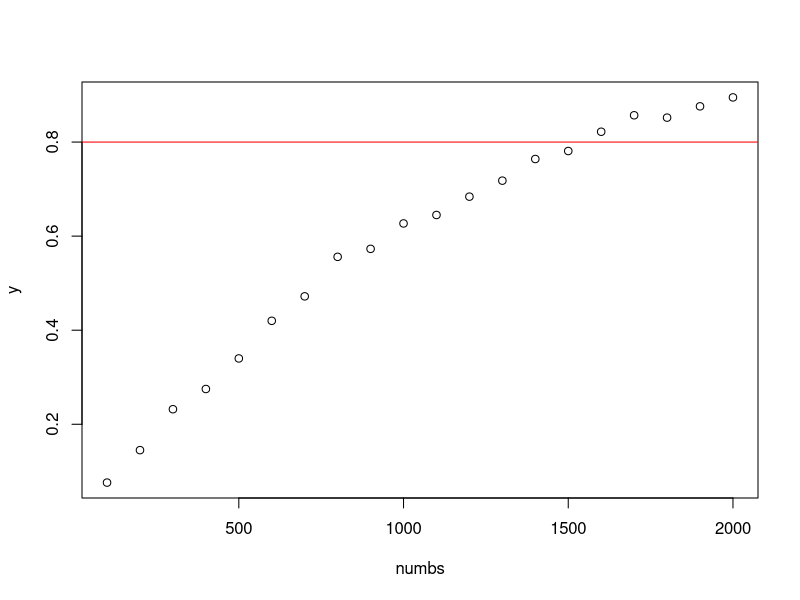
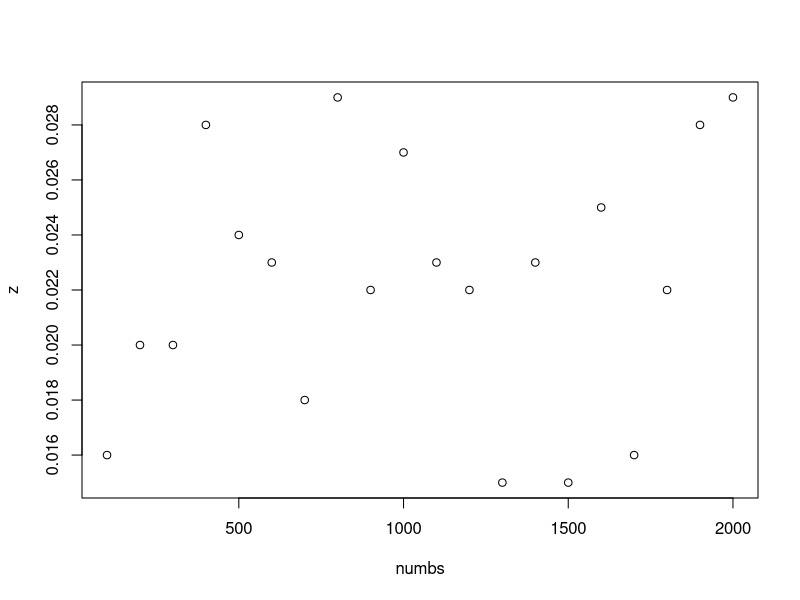

Recreate these plots in R, in order.
## ---- chunk 1
knitr::opts_chunk$set(echo = TRUE)
## ---- chunk 2
f1 <- function(n, piE, piC, numsim = 1000){
  sE <- rbinom(numsim, n, piE)
  sC <- rbinom(numsim, n, piC)
  pvals <- sapply(1:numsim, FUN = function(i) prop.test(x = c(sE[i], sC[i]), n = c(n, n),
                                                        alternative = "less")$p.value)
  mean(pvals < 0.025)
}
## ---- chunk 3
piE <- 0.35
piC <- 0.4
numbs <- seq(100, 2000, by=100) # defines our sequence for n = (100,200,300,...2000)
y <- NULL
## ---- chunk 4
set.seed(42) # we set a seed so we can fairly compare each simulation
for (n in numbs){
 y[n] <- (f1(n, piE, piC, numsim = 1000))
}

y <- y[numbs]
## ---- chunk 5
plot(numbs, y)
abline(h=0.8, col="red")
## ---- chunk 6
z <- NULL
set.seed(42)
for (n in numbs){
  z[n] <- (f1(n, 0.4, 0.4, numsim = 1000))
}
z <- z[numbs]
## ---- chunk 7
plot(numbs, z)
## ---- chunk 8
f2 <- function(n, piE, piC, numsim = 1000, alpha=0.025){
  sE <- rbinom(numsim, (0.5*n), piE) # We only use half the n in each step.
  sC <- rbinom(numsim, (0.5*n), piC)
  pvals <- sapply(1:numsim, FUN = function(i) prop.test(x = c(sE[i], sC[i]), n = c((0.5*n), (0.5*n)),
                                                        alternative = "less")$p.value)
  
  n.signif <- mean(pvals < alpha) # percentage of significant p-values
  fulltrial <- sum((pvals > alpha) == TRUE) # number of insignificant p-values

  nonsig <- numeric(0)
  
  for(i in 1:numsim){
    if(pvals[i] < alpha){
     nonsig[i] <- 0 # if the p-value is significant the indicator is set to zero
    }
    else{
     nonsig[i] <- 1 #if it is not the the indicator is set to 1
    }
  }
  
  r.sE <- nonsig*sE # define a vector with only the non-significant cases
  r.sE <- r.sE[!r.sE %in% 0] # chose only the unsignificant cases
  sE2 <- rbinom(fulltrial, (0.5*n), piE) # simulate the second half of the non-significant trial
  sEt <- (r.sE+sE2)# combiningthe halves
  
  # same procedure for the control groups
  r.sC <- nonsig*sC
  r.sC <- r.sC[!r.sC %in% 0]
  sC2 <- rbinom(fulltrial, (0.5*n), piE)
  sCt <- (r.sC+sC2)
  
  pvals2 <- sapply(1:length(sEt), FUN = function(i) prop.test(x = c(sEt[i], sCt[i]), n = c(n, n),
                                                        alternative = "less")$p.value)
  n.signif.retrial <- mean(pvals2 < alpha)
  n.signif2 <- (n.signif.retrial*(fulltrial/numsim))
  
  n.signif + n.signif2
}

set.seed(42)
f2(1500, piE, piC, numsim = 1000) # 0.549
f1(1500, piE, piC, numsim = 1000) # 0.792
# power drops quite a bit..

piE <- 0.35
piC <- 0.4
y <- NULL
for (n in numbs){
  y[n] <- (f2(n, piE, piC, numsim = 1000))
}

y <- y[numbs]
y
## ---- chunk 9
piE <- 0.35
piC <- 0.4
y <- NULL

set.seed(42)
for (n in numbs){
  y[n] <- (f2(n, piE, piC, numsim = 1000,alpha=0.001))
}

y <- y[numbs]
y
